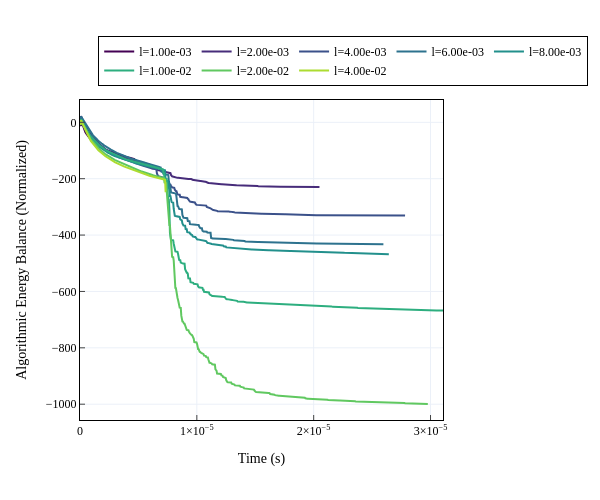

Notebook code cell kept with this figure:
### Code cell
fig_etot = go.Figure()

# Lists to store data for the final plot
final_etot_x = []
final_etot_y = []
final_etot_std = []
final_labels = []
final_colors = []

for (config_vals, group_indices), color in zip(sorted_groups, colors):
    subset = df.loc[group_indices]
    all_runs_data = []

    # Load all dataframes in this group
    for _, row in subset.iterrows():
        df_run = load_simulation_h5(row["path"])
        df_run["algorithmic_energy_balance_norm"] = (
            df_run["algorithmic_energy_balance"]
            - df_run["algorithmic_energy_balance"].iloc[0]
        ) / row["norm_factor"]
        all_runs_data.append(df_run[["time", "algorithmic_energy_balance_norm"]])

    combined = (
        pd.concat(all_runs_data)
        .groupby("time")["algorithmic_energy_balance_norm"]
        .agg(["mean", "std"])
        .reset_index()
        .sort_values("time")
    )
    combined["std"] = combined["std"].fillna(0)

    current_val = subset.iloc[0][order_by]
    label = f"{order_by}={current_val:.2e}"

    # --- Plot 1: Time Series (fig_etot) ---
    if group_by is not None:
        fig_etot.add_trace(
            go.Scatter(
                x=pd.concat([combined["time"], combined["time"][::-1]]),
                y=pd.concat(
                    [
                        combined["mean"] + combined["std"],
                        (combined["mean"] - combined["std"])[::-1],
                    ]
                ),
                fill="toself",
                fillcolor=color.replace("rgb", "rgba").replace(")", ", 0.2)"),
                line=dict(color="rgba(255,255,255,0)"),
                hoverinfo="skip",
                showlegend=False,
            )
        )

    fig_etot.add_trace(
        go.Scatter(
            x=combined["time"],
            y=combined["mean"],
            mode="lines",
            line=dict(color=color, width=2),
            name=label,
        )
    )

    # --- Collect data for Plot 2: Final Values ---
    final_row = combined.iloc[-1]
    final_etot_x.append(current_val)
    final_etot_y.append(final_row["mean"])
    final_etot_std.append(final_row["std"])
    final_labels.append(label)
    final_colors.append(color)

fig_etot.layout = get_layout()
fig_etot.update_layout(
    xaxis_title="Time (s)",
    yaxis_title="Algorithmic Energy Balance (Normalized)",
    legend=dict(x=1.4, orientation="h"),
    showlegend=True,
)

fig_etot.show()

### Figure 1 — Plotly figure (JSON) as saved in the notebook; plotly's stock layout.template omitted (floating-point values rounded to 4 significant figures; data arrays with more than 128 entries replaced by an {"elided": "..."} marker saying what was removed)
{"data": [{"line": {"color": "rgb(68, 1, 84)", "width": 2}, "mode": "lines", "name": "l=1.00e-03", "type": "scatter", "x": {"elided": "131 float values"}, "y": {"elided": "131 float values"}}, {"line": {"color": "rgb(71, 44, 122)", "width": 2}, "mode": "lines", "name": "l=2.00e-03", "type": "scatter", "x": {"elided": "443 float values"}, "y": {"elided": "443 float values"}}, {"line": {"color": "rgb(59, 81, 138)", "width": 2}, "mode": "lines", "name": "l=4.00e-03", "type": "scatter", "x": {"elided": "601 float values"}, "y": {"elided": "601 float values"}}, {"line": {"color": "rgb(45, 114, 142)", "width": 2}, "mode": "lines", "name": "l=6.00e-03", "type": "scatter", "x": {"elided": "561 float values"}, "y": {"elided": "561 float values"}}, {"line": {"color": "rgb(34, 144, 140)", "width": 2}, "mode": "lines", "name": "l=8.00e-03", "type": "scatter", "x": {"elided": "571 float values"}, "y": {"elided": "571 float values"}}, {"line": {"color": "rgb(45, 174, 127)", "width": 2}, "mode": "lines", "name": "l=1.00e-02", "type": "scatter", "x": {"elided": "671 float values"}, "y": {"elided": "671 float values"}}, {"line": {"color": "rgb(96, 200, 96)", "width": 2}, "mode": "lines", "name": "l=2.00e-02", "type": "scatter", "x": {"elided": "643 float values"}, "y": {"elided": "643 float values"}}, {"line": {"color": "rgb(172, 220, 49)", "width": 2}, "mode": "lines", "name": "l=4.00e-02", "type": "scatter", "x": {"elided": "160 float values"}, "y": {"elided": "160 float values"}}], "layout": {"font": {"color": "Black", "family": "Latin-Modern", "size": 12}, "height": 500, "legend": {"bgcolor": "rgba(255, 255, 255, 0.8)", "bordercolor": "black", "borderwidth": 1, "orientation": "h", "x": 1.4, "xanchor": "right", "y": 1.2, "yanchor": "top"}, "showlegend": true, "width": 600, "xaxis": {"exponentformat": "power", "linecolor": "black", "linewidth": 1, "mirror": true, "showgrid": true, "showline": true, "tickfont": {"size": 12}, "ticks": "inside", "title": {"text": "Time (s)"}, "zeroline": false}, "yaxis": {"exponentformat": "power", "linecolor": "black", "linewidth": 1, "mirror": true, "showgrid": true, "showline": true, "tickfont": {"size": 12}, "ticks": "inside", "title": {"text": "Algorithmic Energy Balance (Normalized)"}, "zeroline": false}}}
